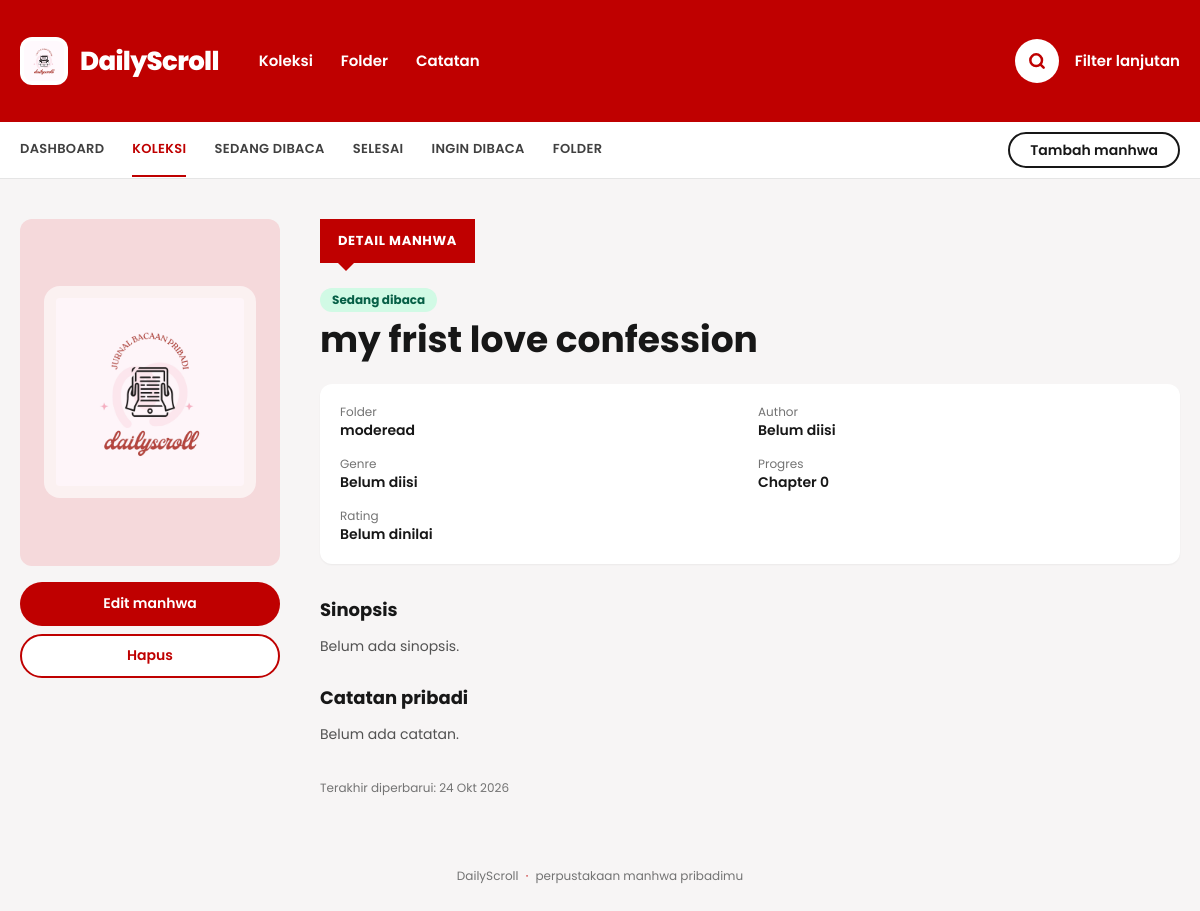
Screenshot of /detail.php?id=128 with the database file from the repository.
### tables this page shows
CREATE TABLE `manhwa` (
  `id` int(10) UNSIGNED NOT NULL,
  `folder_id` int(10) UNSIGNED DEFAULT NULL,
  `title` varchar(255) NOT NULL,
  `alternative_title` varchar(255) DEFAULT NULL,
  `synopsis` text DEFAULT NULL,
  `genre` varchar(255) DEFAULT NULL,
  `author` varchar(150) DEFAULT NULL,
  `status` enum('Reading','Completed','Plan to Read') NOT NULL DEFAULT 'Plan to Read',
  `current_chapter` int(10) UNSIGNED NOT NULL DEFAULT 0,
  `total_chapters` int(10) UNSIGNED DEFAULT NULL,
  `rating` decimal(3,1) DEFAULT NULL,
  `cover_url` text DEFAULT NULL,
  `personal_notes` text DEFAULT NULL,
  `created_at` timestamp NOT NULL DEFAULT current_timestamp(),
  `updated_at` timestamp NOT NULL DEFAULT current_timestamp() ON UPDATE current_timestamp()
);

CREATE TABLE `folders` (
  `id` int(10) UNSIGNED NOT NULL,
  `name` varchar(100) NOT NULL,
  `description` text DEFAULT NULL,
  `created_at` timestamp NOT NULL DEFAULT current_timestamp()
);

### app/Controllers/Controller.php (called while the page is built, shortened)
<?php
abstract class Controller
{
    protected View $view;
    public function __construct()
    {
        $this->view    = new View();
    }
    protected function render(string $template, array $data = []): void
    {
        $this->view->render($template, $data);
    }
}

### app/Controllers/ManhwaController.php (called while the page is built, shortened)
<?php
final class ManhwaController extends Controller
{
    public function show(): void
    {
        $id = $this->request->queryInt('id');
        $item = $this->manhwa->find($id);
        $this->render('manhwa/show', [
            'pageTitle' => $item->title(),
            'active'    => 'collection',
            'm'         => $item,
        ]);
    }
}

### detail.php (called while the page is built)
<?php
require __DIR__ . '/app/bootstrap.php';
(new DailyScroll\Controllers\ManhwaController())->show();

### app/Core/Database.php (called while the page is built, shortened)
<?php
final class Database
{
    private PDO $pdo;
    private function __construct(array $config)
    {
        try {
            $this->pdo = new PDO(
                "mysql:host={$config['host']};dbname={$config['name']};charset={$config['charset']}",
                $config['user'],
                $config['pass'],
                [
                    PDO::ATTR_ERRMODE            => PDO::ERRMODE_EXCEPTION,
                    PDO::ATTR_DEFAULT_FETCH_MODE => PDO::FETCH_ASSOC,
                    PDO::ATTR_EMULATE_PREPARES   => false,
                ]
            );
        } catch (PDOException $e) {
            exit('Koneksi database gagal. Periksa config.php dan pastikan MySQL menyala. Detail: '
                . htmlspecialchars($e->getMessage(), ENT_QUOTES, 'UTF-8'));
        }
    }
    public function query(string $sql, array $params = []): PDOStatement
    {
        $stmt = $this->pdo->prepare($sql);
        $stmt->execute($params);
        return $stmt;
    }
}

### app/Repositories/ManhwaRepository.php (called while the page is built, shortened)
<?php
final class ManhwaRepository
{
    public function find(int $id): ?Manhwa
    {
        $row = $this->db->query(self::BASE_SELECT . ' WHERE m.id = ?', [$id])->fetch();
        return $row ? Manhwa::fromRow($row) : null;
    }
}

### app/Models/Manhwa.php (called while the page is built, shortened)
<?php
final class Manhwa
{
    public function id(): int { return $this->id; }
    public function folderName(): string { return $this->folderName ?: 'Belum masuk folder'; }
    public function title(): string { return $this->title; }
    public function synopsis(): ?string { return $this->synopsis; }
    public function genre(): ?string { return $this->genre; }
    public function author(): ?string { return $this->author; }
    public function status(): string { return $this->status; }
    public function currentChapter(): int { return $this->currentChapter; }
    public function personalNotes(): ?string { return $this->personalNotes; }
    public function updatedAt(): string { return $this->updatedAt; }
    public function statusLabel(): string
    {
        return ManhwaStatus::label($this->status);
    }
    public function ratingText(): ?string
    {
        return $this->rating !== null ? number_format($this->rating, 1) : null;
    }
}

### app/Models/ManhwaStatus.php (called while the page is built, shortened)
<?php
final class ManhwaStatus
{
    public static function label(string $status): string
    {
        switch ($status) {
            case self::READING:   return 'Sedang dibaca';
        }
    }
    public static function badgeClass(string $status): string
    {
        switch ($status) {
            case self::READING:   return 'bg-emerald-100 text-emerald-800';
        }
    }
}

### app/bootstrap.php (called while the page is built, shortened)
<?php
spl_autoload_register(static function (string $class): void {
    $prefix = 'DailyScroll\\';
    $file = BASE_PATH . '/app/' . str_replace('\\', '/', substr($class, strlen($prefix))) . '.php';
});

### app/Core/Format.php (called while the page is built, shortened)
<?php
final class Format
{
    public static function date(string $timestamp): string
    {
        $time = strtotime($timestamp);
        return date('j', $time) . ' ' . self::MONTHS[(int)date('n', $time)] . ' ' . date('Y', $time);
    }
}

### views/manhwa/show.php (the view, shortened to what this page needs)
<div class="grid gap-10 md:grid-cols-[260px_minmax(0,1fr)]">
    <aside>
        <div class="mt-4 space-y-2">
            <a class="ds-btn ds-btn-primary w-full" href="manhwa_form.php?id=<?= $m->id() ?>">Edit manhwa</a>
            <form method="post" action="manhwa_delete.php" data-confirm="Yakin ingin menghapus manhwa ini?">
                <button class="ds-btn ds-btn-danger w-full" type="submit">Hapus</button>
            </form>
        </div>
    </aside>
    <article class="min-w-0">
        <div class="mt-6">
            <span class="inline-block rounded-full px-3 py-1 text-xs font-bold <?= $e(ManhwaStatus::badgeClass($m->status())) ?>"><?= $e($m->statusLabel()) ?></span>
            <h1 class="mt-2 text-3xl font-bold leading-tight md:text-4xl"><?= $e($m->title()) ?></h1>
        </div>
        <dl class="mt-6 grid gap-4 rounded-xl bg-white p-5 shadow-sm sm:grid-cols-2">
            <div><dt class="text-xs text-neutral-500">Folder</dt><dd class="text-sm font-semibold"><?= $e($m->folderName()) ?></dd></div>
            <div><dt class="text-xs text-neutral-500">Author</dt><dd class="text-sm font-semibold"><?= $e($m->author() ?: 'Belum diisi') ?></dd></div>
            <div><dt class="text-xs text-neutral-500">Genre</dt><dd class="text-sm font-semibold"><?= $e($m->genre() ?: 'Belum diisi') ?></dd></div>
            <div><dt class="text-xs text-neutral-500">Progres</dt><dd class="text-sm font-semibold">Chapter <?= $m->currentChapter() ?><?= $m->totalChapters() !== null ? ' / ' . $m->totalChapters() : '' ?></dd></div>
            <div><dt class="text-xs text-neutral-500">Rating</dt><dd class="text-sm font-semibold"><?= $m->ratingText() !== null ? '★ ' . $e($m->ratingText()) . ' / 10' : 'Belum dinilai' ?></dd></div>
        </dl>
        <section class="mt-8">
            <h2 class="text-lg font-bold">Sinopsis</h2>
            <p class="mt-2 whitespace-pre-wrap text-sm leading-7 text-neutral-600"><?= $e($m->synopsis() ?: 'Belum ada sinopsis.') ?></p>
        </section>
        <section class="mt-6">
            <h2 class="text-lg font-bold">Catatan pribadi</h2>
            <p class="mt-2 whitespace-pre-wrap text-sm leading-7 text-neutral-600"><?= $e($m->personalNotes() ?: 'Belum ada catatan.') ?></p>
        </section>
        <p class="mt-8 text-xs text-neutral-500">Terakhir diperbarui: <?= $e(Format::date($m->updatedAt())) ?></p>
    </article>
</div>

### assets/css/app.css (style rules this page uses)
:root { --brand: #bf0000; --brand-dark: #8a0000; }
body { background: #f7f5f5; }
.ds-btn { display: inline-flex; align-items: center; justify-content: center; gap: .4rem; border-radius: 9999px; border: 2px solid transparent; padding: .6rem 1.25rem; font-size: .875rem; font-weight: 600; cursor: pointer; transition: .15s; }
.ds-btn-primary { background: var(--brand); color: #fff; }
.ds-btn-danger { background: #fff; color: var(--brand); border-color: var(--brand); }

### rows the page displays
manhwa: status "Sedang dibaca", title "my frist love confession", folder.name "moderead", author "Belum diisi", genre "Belum diisi", current_chapter "0", synopsis "Belum ada sinopsis.", personal_notes "Belum ada catatan.", updated_at "24 Okt 2026"

### other values shown
$e($label) "DASHBOARD"
$e($label) "KOLEKSI"
$e($label) "SEDANG DIBACA"
$e($label) "SELESAI"
$e($label) "INGIN DIBACA"
$e($label) "FOLDER"
$e($label) "DETAIL MANHWA"
